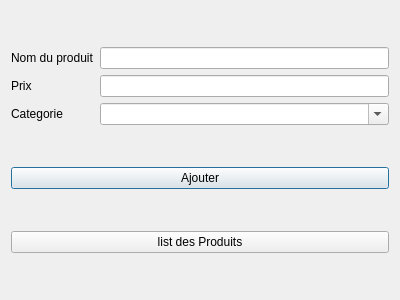
<?xml version="1.0" encoding="UTF-8"?>
<ui version="4.0">
 <class>ProduitsWindow</class>
 <widget class="QDialog" name="ProduitsWindow">
  <property name="geometry">
   <rect>
    <x>0</x>
    <y>0</y>
    <width>400</width>
    <height>300</height>
   </rect>
  </property>
  <property name="maximumSize">
   <size>
    <width>400</width>
    <height>300</height>
   </size>
  </property>
  <property name="windowTitle">
   <string>Dialog</string>
  </property>
  <property name="inputMethodHints">
   <set>Qt::ImhLowercaseOnly</set>
  </property>
  <layout class="QVBoxLayout" name="verticalLayout">
   <item>
    <layout class="QGridLayout" name="gridLayout">
     <item row="0" column="0">
      <widget class="QLabel" name="label">
       <property name="text">
        <string>Nom du produit</string>
       </property>
      </widget>
     </item>
     <item row="0" column="1">
      <widget class="QLineEdit" name="i_nom"/>
     </item>
     <item row="1" column="0">
      <widget class="QLabel" name="label_2">
       <property name="text">
        <string>Prix</string>
       </property>
      </widget>
     </item>
     <item row="1" column="1">
      <widget class="QLineEdit" name="i_prix">
       <property name="inputMethodHints">
        <set>Qt::ImhDigitsOnly</set>
       </property>
      </widget>
     </item>
     <item row="2" column="0">
      <widget class="QLabel" name="label_3">
       <property name="text">
        <string>Categorie</string>
       </property>
      </widget>
     </item>
     <item row="2" column="1">
      <widget class="QComboBox" name="i_cat">
       <property name="inputMethodHints">
        <set>Qt::ImhLowercaseOnly|Qt::ImhPreferLowercase</set>
       </property>
       <property name="editable">
        <bool>true</bool>
       </property>
      </widget>
     </item>
    </layout>
   </item>
   <item>
    <widget class="QPushButton" name="pushButton">
     <property name="text">
      <string>Ajouter</string>
     </property>
    </widget>
   </item>
   <item>
    <widget class="QPushButton" name="pushButton_2">
     <property name="text">
      <string>list des Produits</string>
     </property>
    </widget>
   </item>
  </layout>
 </widget>
 <resources/>
 <connections/>
</ui>
